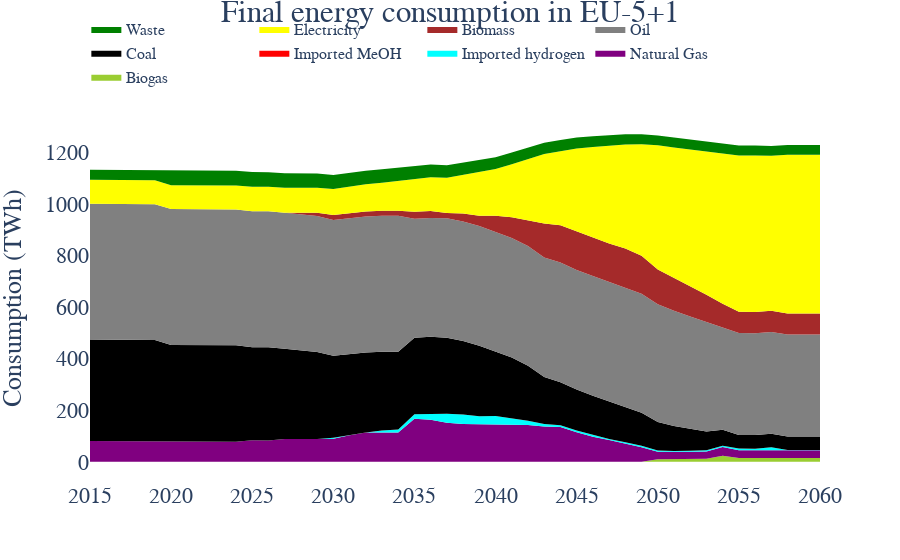

The notebook cell saved with this chart:
### Code cell
gas_techs=["Biogas_Digester"]


tech_name={"Electrolyser":"Electrolyser","SMR":"SMR","SMR_noWGR":"SMR","SMR_eboiler_noWGR":"SMR",
                       "eSMR":"SMR","eSMR_noWGR":"SMR","eSMR_eboiler_noWGR":"SMR",
                "Gasification":"Gasification","Gasification_noWGR":"Gasification","Pyrolysis":"Pyrolysis",
           "Naphta_cracking":"Naphta cracking","Naphta_cracking_electrified":"Naphta cracking"}
tech_name_list={"Biogas":["Biogas_Digester"]}
gas_techs_name_colors={"Biogas":"yellowgreen",}



fig =go.Figure()
#Biogas and other imports
tech_usage=tech_usage_flow[(tech_usage_flow.Resource.isin(["Gas"]))]
# tech_usage=tech_usage[tech_usage.Sector=="Glass"]

energy_input=resource_imports[(resource_imports.Resource.isin(primary_resource_conversion.keys()))]
# energy_input=energy_input[energy_input.Sector=="Glass"]
energy_input=energy_input.drop(["Sector","Country"],axis=1).groupby(by=["Resource","Year"]).sum().reset_index()

gas_tech_usage=tech_usage[tech_usage.Technology.isin(gas_techs)]
# gas_tech_usage=gas_tech_usage[gas_tech_usage.Sector=="Glass"]
for tech in tech_name_list.keys():
    u=tech_usage[tech_usage.Technology.isin(tech_name_list[tech])]
    u=u[["Year","Flow"]].groupby(by=["Year"]).sum().reset_index()
    fig.add_trace(go.Scatter(x=u.Year,y=u.Flow*1e-6*13.1,name=tech,line=dict(width=0,color=gas_techs_name_colors[tech]),
                             fillcolor=gas_techs_name_colors[tech],hoverinfo="x+y",mode='lines',stackgroup='one'))

fig.add_trace(go.Scatter(x=energy_input[energy_input.Resource=="Gas"].Year,y=energy_input[energy_input.Resource=="Gas"].Flow,name="Natural Gas",
                         line=dict(width=0,color="purple"),
                             fillcolor="purple",mode='lines',stackgroup='one'))
fig.add_trace(go.Scatter(x=energy_input[energy_input.Resource=="Hydrogen"].Year,y=energy_input[energy_input.Resource=="Hydrogen"].Flow,
                         name="Imported hydrogen",
                         line=dict(width=0,color="cyan"),
                             fillcolor="cyan",mode='lines',stackgroup='one'))
fig.add_trace(go.Scatter(x=energy_input[energy_input.Resource=="MeOH"].Year,y=energy_input[energy_input.Resource=="MeOH"].Flow,
                         name="Imported MeOH",
                         line=dict(width=0,color="red"),
                             fillcolor="red",mode='lines',stackgroup='one'))


    ##Consumption
    

energy_input=resource_inflow[(resource_inflow.Resource.isin(primary_resource_conversion.keys()))]
# energy_input=energy_input[energy_input.Sector=="Glass"]
energy_input=energy_input.drop(["Sector","Country"],axis=1).groupby(by=["Resource","Year"]).sum().reset_index()

for resource in primary_resource_conversion.keys():
    if resource not in ["Olefins","Ammonia","Naphtha","CO","Gas","Hydrogen","MeOH"]:
        fig.add_trace(go.Scatter(x=energy_input[energy_input.Resource==resource].Year,y=energy_input[energy_input.Resource==resource].Flow,name=resource,
                         line=dict(width=0,color=primary_resource_color[resource]),
                             fillcolor=primary_resource_color[resource],mode='lines',stackgroup='one'))



fig.update_layout(title='Final energy consumption in EU-5+1',  title_x=0.5,title_y=1,
                   yaxis_title='Consumption (TWh)')
fig.update_layout(
    font=dict(
        family="Times New Roman",size=22)
    )
fig.update_annotations(font_size=20)
fig.update_layout(legend=dict(
    orientation="h",
    yanchor="bottom",
    y=1.06,
    xanchor="left",
    x=-0.005,font = dict(size=16)
))
# fig.update_yaxes(range=[0,1250])
# fig.add_annotation(dict(font=dict(color="black",size=28),
#                                         x=-0.05,
#                                         y=1.15,
#                                         showarrow=False,
#                                         text="(e)",
#                                         textangle=0,
#                                         xanchor='left',
#                                         xref="paper",
#                                         yref="paper"))
fig.update_layout( paper_bgcolor="rgba(0,0,0,0)", plot_bgcolor="rgba(0,0,0,0)")
fig.show()

### Figure 1 — Plotly figure (JSON) as saved in the notebook; plotly's stock layout.template omitted (floating-point values rounded to 4 significant figures)
{"data": [{"fillcolor": "yellowgreen", "hoverinfo": "x+y", "line": {"color": "yellowgreen", "width": 0}, "mode": "lines", "name": "Biogas", "stackgroup": "one", "type": "scatter", "x": [2015, 2016, 2017, 2018, 2019, 2020, 2021, 2022, 2023, 2024, 2025, 2026, 2027, 2028, 2029, 2030, 2031, 2032, 2033, 2034, 2035, 2036, 2037, 2038, 2039, 2040, 2041, 2042, 2043, 2044, 2045, 2046, 2047, 2048, 2049, 2050, 2051, 2052, 2053, 2054, 2055, 2056, 2057, 2058, 2059, 2060], "y": [0, 0, 0, 0, 0, 0, 0, 0, 0, 0, -9.15e-15, -1.068e-14, -4.575e-15, -9.15e-15, -9.15e-15, 0, 0, 0, 0, 0, 0, 0, 0, 0, 0, 0, 0, 0, 0, 0, 0, 0, 0, 0, 0, 10.27, 10.53, 11.28, 12.04, 23.79, 14.99, 15.06, 15.06, 14.76, 14.76, 14.76]}, {"fillcolor": "purple", "line": {"color": "purple", "width": 0}, "mode": "lines", "name": "Natural Gas", "stackgroup": "one", "type": "scatter", "x": [2015, 2016, 2017, 2018, 2019, 2020, 2021, 2022, 2023, 2024, 2025, 2026, 2027, 2028, 2029, 2030, 2031, 2032, 2033, 2034, 2035, 2036, 2037, 2038, 2039, 2040, 2041, 2042, 2043, 2044, 2045, 2046, 2047, 2048, 2049, 2050, 2051, 2052, 2053, 2054, 2055, 2056, 2057, 2058, 2059, 2060], "y": [80.71, 80.56, 80.23, 79.6, 78.83, 78.68, 78.53, 78.38, 77.9, 77.42, 83.13, 82.98, 88.38, 88.24, 88.1, 89.55, 103.2, 113.6, 113.6, 113.6, 166.7, 162.8, 151.6, 146.3, 145.1, 145.1, 145.1, 143.0, 137.2, 135.4, 115.0, 96.66, 84.19, 71.3, 55.94, 28.51, 27.17, 27.5, 28.08, 33.82, 30.15, 30.15, 30.15, 30.15, 30.15, 30.15]}, {"fillcolor": "cyan", "line": {"color": "cyan", "width": 0}, "mode": "lines", "name": "Imported hydrogen", "stackgroup": "one", "type": "scatter", "x": [2015, 2016, 2017, 2018, 2019, 2020, 2021, 2022, 2023, 2024, 2025, 2026, 2027, 2028, 2029, 2030, 2031, 2032, 2033, 2034, 2035, 2036, 2037, 2038, 2039, 2040, 2041, 2042, 2043, 2044, 2045, 2046, 2047, 2048, 2049, 2050, 2051, 2052, 2053, 2054, 2055, 2056, 2057, 2058, 2059, 2060], "y": [0, 9.692e-16, 0, 2.656e-16, 0, -3.541e-16, 3.541e-16, 0, -1.405e-16, 3.541e-16, 0, -3.176e-16, 2.656e-16, 0, 1.715e-17, 3.397, 1.104, 0.4746, 7.638, 12.08, 18.05, 23.34, 35.01, 36.62, 31.64, 32.81, 24.53, 16.11, 9.772, 6.161, 6.443, 7.937, 4.01, 4.379, 6.449, 5.03, 4.192, 4.192, 4.192, 4.192, 6.69, 5.857, 10.85, 0.8623, 0.8623, 0.8623]}, {"fillcolor": "red", "line": {"color": "red", "width": 0}, "mode": "lines", "name": "Imported MeOH", "stackgroup": "one", "type": "scatter", "x": [2015, 2016, 2017, 2018, 2019, 2020, 2021, 2022, 2023, 2024, 2025, 2026, 2027, 2028, 2029, 2030, 2031, 2032, 2033, 2034, 2035, 2036, 2037, 2038, 2039, 2040, 2041, 2042, 2043, 2044, 2045, 2046, 2047, 2048, 2049, 2050, 2051, 2052, 2053, 2054, 2055, 2056, 2057, 2058, 2059, 2060], "y": [0, 0, 0, 0, 0, 0, 0, 0, 0, 0, 0, 0, 0, 0, 0, 0, 0, 0, 0, 0, 0, 0, 0, 0, 0, 0, 0, 0, 0, 0, 0, 0, 0, 0, 0, 0, 0, 0, 0, 0, 0.114, 0, 0, 0, 0, 0]}, {"fillcolor": "black", "line": {"color": "black", "width": 0}, "mode": "lines", "name": "Coal", "stackgroup": "one", "type": "scatter", "x": [2015, 2016, 2017, 2018, 2019, 2020, 2021, 2022, 2023, 2024, 2025, 2026, 2027, 2028, 2029, 2030, 2031, 2032, 2033, 2034, 2035, 2036, 2037, 2038, 2039, 2040, 2041, 2042, 2043, 2044, 2045, 2046, 2047, 2048, 2049, 2050, 2051, 2052, 2053, 2054, 2055, 2056, 2057, 2058, 2059, 2060], "y": [393.4, 393.3, 393.2, 393.1, 393.0, 374.5, 374.4, 374.4, 374.3, 374.3, 361.3, 361.5, 350.4, 343.5, 337.7, 318.2, 314.3, 309.9, 305.5, 301.1, 296.6, 298.7, 294.3, 285.2, 273.3, 249.8, 234.6, 213.6, 181.5, 167.3, 158.4, 151.7, 145.0, 137.3, 127.7, 111.0, 96.86, 85.02, 73.35, 62.26, 52.37, 52.37, 52.37, 52.37, 52.37, 52.37]}, {"fillcolor": "grey", "line": {"color": "grey", "width": 0}, "mode": "lines", "name": "Oil", "stackgroup": "one", "type": "scatter", "x": [2015, 2016, 2017, 2018, 2019, 2020, 2021, 2022, 2023, 2024, 2025, 2026, 2027, 2028, 2029, 2030, 2031, 2032, 2033, 2034, 2035, 2036, 2037, 2038, 2039, 2040, 2041, 2042, 2043, 2044, 2045, 2046, 2047, 2048, 2049, 2050, 2051, 2052, 2053, 2054, 2055, 2056, 2057, 2058, 2059, 2060], "y": [526.8, 526.8, 526.8, 526.8, 526.8, 526.8, 526.8, 526.8, 526.8, 526.8, 526.8, 526.8, 526.8, 526.8, 526.8, 526.8, 526.8, 526.8, 526.8, 526.8, 460.7, 460.7, 463.7, 463.7, 463.7, 463.7, 463.7, 463.7, 463.7, 463.7, 463.7, 463.7, 463.7, 463.7, 461.4, 456.3, 446.7, 435.1, 423.4, 395.1, 395.1, 395.1, 395.1, 395.1, 395.1, 395.1]}, {"fillcolor": "brown", "line": {"color": "brown", "width": 0}, "mode": "lines", "name": "Biomass", "stackgroup": "one", "type": "scatter", "x": [2015, 2016, 2017, 2018, 2019, 2020, 2021, 2022, 2023, 2024, 2025, 2026, 2027, 2028, 2029, 2030, 2031, 2032, 2033, 2034, 2035, 2036, 2037, 2038, 2039, 2040, 2041, 2042, 2043, 2044, 2045, 2046, 2047, 2048, 2049, 2050, 2051, 2052, 2053, 2054, 2055, 2056, 2057, 2058, 2059, 2060], "y": [0, 0, 0, 0, 0, 0, 0, 0, 0, 0, 0, 0, 0, 7.135, 13.11, 19.31, 19.42, 19.53, 19.63, 19.74, 27.17, 27.25, 20.04, 30.9, 40.36, 62.8, 79.73, 99.32, 132.2, 144.2, 149.8, 149.5, 149.3, 150.3, 147.0, 134.8, 128.0, 117.6, 106.5, 93.58, 82.11, 82.11, 82.11, 82.11, 82.11, 82.11]}, {"fillcolor": "yellow", "line": {"color": "yellow", "width": 0}, "mode": "lines", "name": "Electricity", "stackgroup": "one", "type": "scatter", "x": [2015, 2016, 2017, 2018, 2019, 2020, 2021, 2022, 2023, 2024, 2025, 2026, 2027, 2028, 2029, 2030, 2031, 2032, 2033, 2034, 2035, 2036, 2037, 2038, 2039, 2040, 2041, 2042, 2043, 2044, 2045, 2046, 2047, 2048, 2049, 2050, 2051, 2052, 2053, 2054, 2055, 2056, 2057, 2058, 2059, 2060], "y": [92.66, 92.66, 92.66, 92.66, 92.66, 92.66, 92.66, 92.66, 92.66, 92.66, 95.04, 95.04, 97.11, 97.11, 97.11, 100.5, 102.9, 105.9, 109.1, 116.4, 125.3, 130.5, 136.5, 148.8, 169.2, 180.6, 205.6, 237.8, 268.8, 287.7, 321.7, 350.8, 379.7, 403.2, 432.5, 481.2, 505.3, 529.8, 554.6, 583.7, 606.0, 607.3, 600.6, 614.6, 614.6, 614.6]}, {"fillcolor": "green", "line": {"color": "green", "width": 0}, "mode": "lines", "name": "Waste", "stackgroup": "one", "type": "scatter", "x": [2015, 2016, 2017, 2018, 2019, 2020, 2021, 2022, 2023, 2024, 2025, 2026, 2027, 2028, 2029, 2030, 2031, 2032, 2033, 2034, 2035, 2036, 2037, 2038, 2039, 2040, 2041, 2042, 2043, 2044, 2045, 2046, 2047, 2048, 2049, 2050, 2051, 2052, 2053, 2054, 2055, 2056, 2057, 2058, 2059, 2060], "y": [39.02, 38.92, 38.83, 38.74, 38.64, 57.82, 57.68, 57.54, 57.4, 57.26, 57.12, 56.47, 55.81, 55.23, 54.65, 54.11, 53.34, 52.57, 51.8, 51.02, 50.23, 49.45, 48.66, 47.86, 47.07, 46.27, 45.46, 44.66, 43.85, 43.06, 42.27, 41.49, 40.7, 39.91, 39.11, 38.31, 38.31, 38.31, 38.31, 38.31, 38.31, 38.31, 38.31, 38.31, 38.31, 38.31]}], "layout": {"font": {"family": "Times New Roman", "size": 22}, "legend": {"font": {"size": 16}, "orientation": "h", "x": -0.005, "xanchor": "left", "y": 1.06, "yanchor": "bottom"}, "paper_bgcolor": "rgba(0,0,0,0)", "plot_bgcolor": "rgba(0,0,0,0)", "title": {"text": "Final energy consumption in EU-5+1", "x": 0.5, "y": 1}, "yaxis": {"title": {"text": "Consumption (TWh)"}}}}
